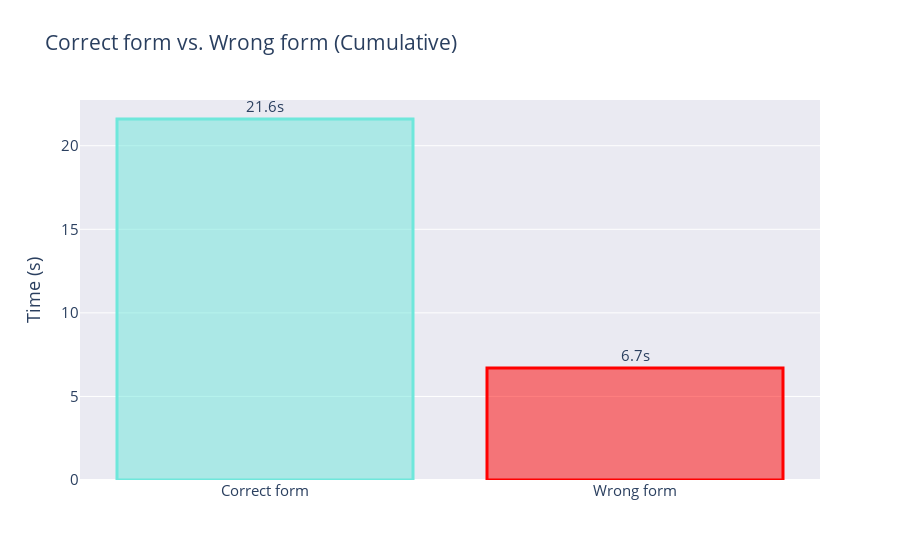

The notebook cell saved with this chart:
### Code cell
fig3 = go.Figure([go.Bar(x=x_bar, 
                         y=y_bar,
                         text=text_label, 
                         hoverinfo='x+text',
                         textposition='outside',
                         marker=dict(color=form_colors,
                                     line=dict(color=form_line_colors,
                                               width=3))
                        )])

fig3.update_layout(title='Correct form vs. Wrong form (Cumulative)',
                   yaxis_title='Time (s)',
                   plot_bgcolor='#EAEAF2',
                   font_size=15
                  )

fig3.show()

### Figure 1 — Plotly figure (JSON) as saved in the notebook; plotly's stock layout.template omitted (floating-point values rounded to 4 significant figures)
{"data": [{"hoverinfo": "x+text", "marker": {"color": ["rgba(111, 231, 219, 0.5)", "rgba(255,0,0,0.5)"], "line": {"color": ["rgba(111, 231, 219, 1)", "rgba(255,0,0,1)"], "width": 3}}, "text": ["21.6s", "6.7s"], "textposition": "outside", "type": "bar", "x": ["Correct form", "Wrong form"], "y": [21.6, 6.7]}], "layout": {"font": {"size": 15}, "plot_bgcolor": "#EAEAF2", "title": {"text": "Correct form vs. Wrong form (Cumulative)"}, "yaxis": {"title": {"text": "Time (s)"}}}}
